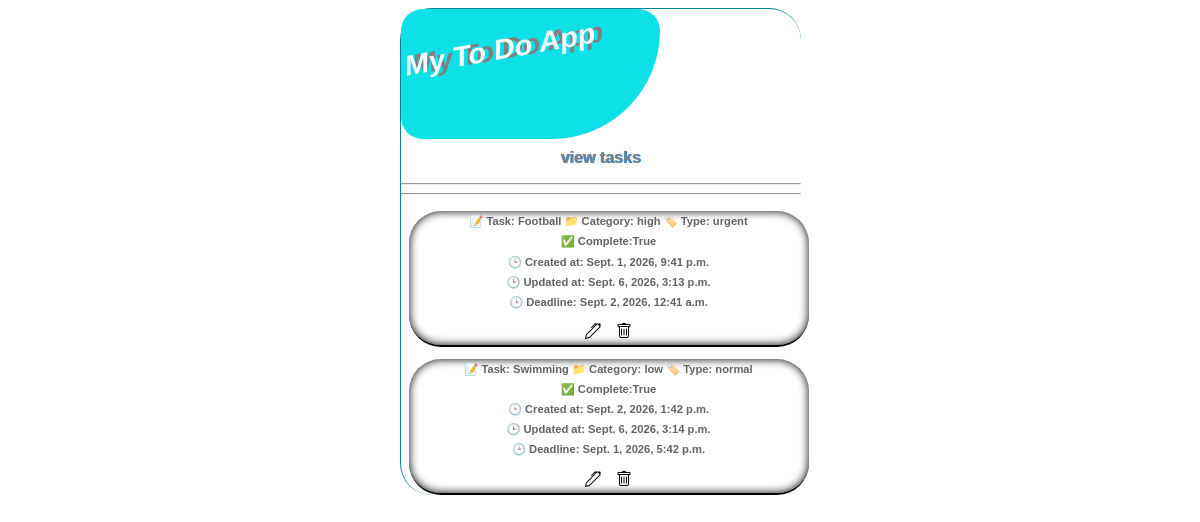
Page /create-task/ on the earlier database version.
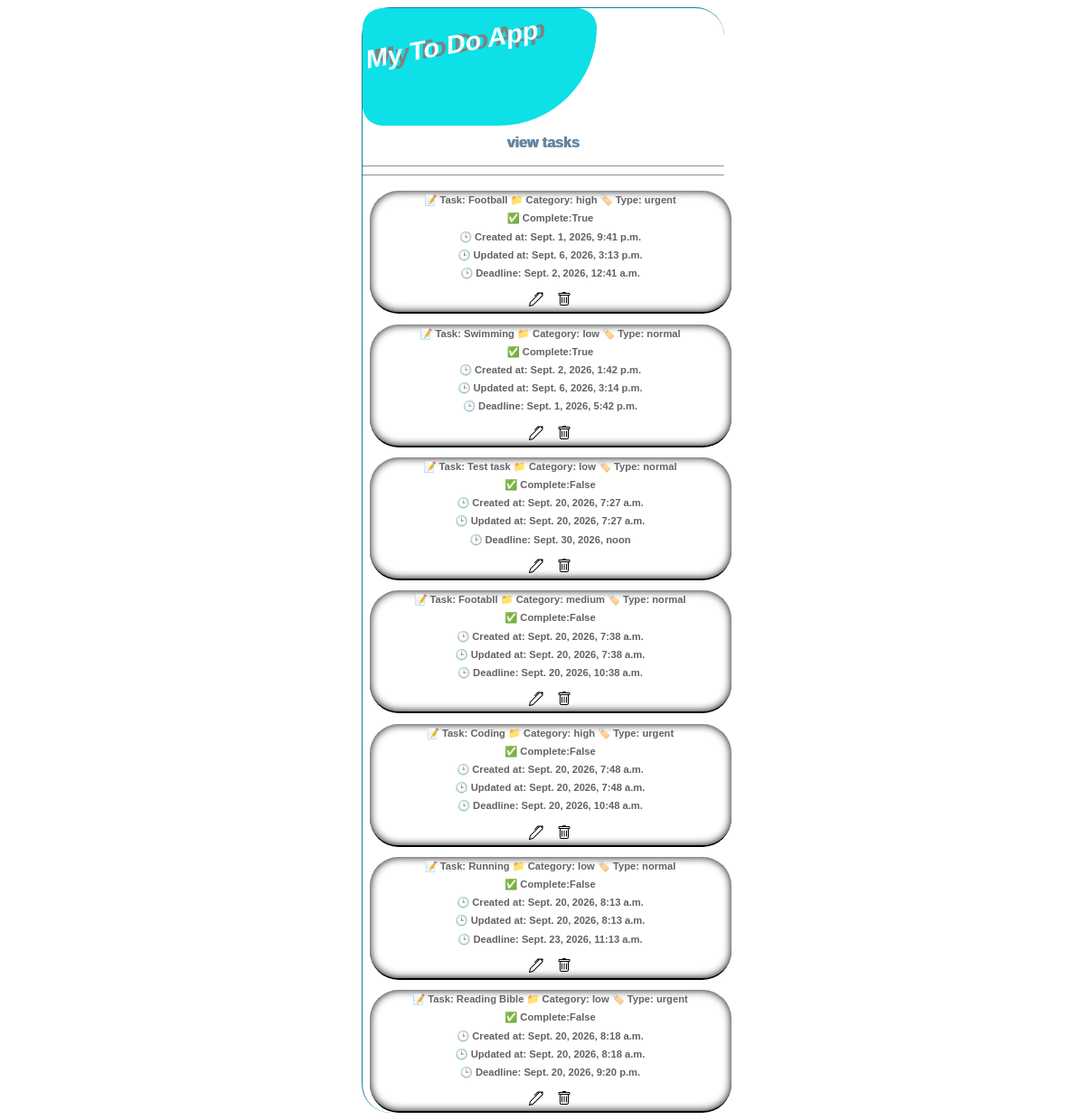
Same page on the later database version.
### Task/models.py (models this page shows, shortened)
class Task(models.Model):
    categories = {
    "low": "Low",
    "medium": "Medium",
    "high": "High",
}
    types={
            "normal":"Normal",
            "urgent":"Urgent"
    }
    ID=models.BigAutoField(primary_key=True)
    title=models.CharField('Title',max_length=200,unique=True)
    category=models.CharField(max_length=10,choices=categories)
    type=models.CharField(max_length=10,choices=types)
    is_complete=models.BooleanField(default=False)
    Created_At=models.DateTimeField('Is_created_at',auto_now_add=True)
    Updated_At=models.DateTimeField('Updated_At',auto_now=True)
    deadline=models.DateTimeField('Scheduled_at',null=True,blank=True)

### Task/views.py (the view)
# urls.py: path("create-task/",view_tasks,name="view_tasks"),
def view_tasks(request):
    tasks=Task.objects.all()
    return render(request,"display-tasks.html",{"tasks":tasks})

### Task/Templates/display-tasks.html (shortened to what this page needs)
{% extends "root.html" %}
{% load static %}
{% block extra_head %}
<link rel="stylesheet" href="{% static 'home/index.css' %}">
{% endblock %}
{% block content %}
<h1 id="view_tasks">view tasks</h1>
<hr>
<hr>
<div class="container_tasks">
    {% if not tasks %}
       <p style="margin-top:2.3em;">NO AVALAIBLE TASKS!</p>
    {% else %}
        {% for task in tasks %}
        <div class="tasks">
            <p>📝 Task: {{ task.title }}
            📁 Category: {{ task.category }}
            🏷️ Type: {{ task.type }}<br>
            ✅ Complete:{{ task.is_complete }}<br>
            🕒 Created at: {{ task.Created_At }}<br>
            🕒 Updated at: {{ task.Updated_At }}<br>
            🕒 Deadline: {{ task.deadline }}</p>
            <a class="update-task"><img src="{% static 'home/pen.svg' %}" alt="Update Task">
            </a>
            <a class="delete-task"><img src="{% static 'home/trash.svg' %}" alt="Delete Task"></a>
        </div>
        {% endfor %}
    {% endif %}
</div>
{% endblock %}

### Task/Templates/root.html (shortened to what this page needs)
{% load static %}
<!DOCTYPE html>
<html lang="en">
<head>
    {% block extra_head %}{% endblock %}
</head>
<body>
    <div class="container">
        <div class="top-bar">
          <p>My To Do App</p>
        </div>
    {% block content %}
    {% endblock  %}
    </div>
</body>
</html>

### Task/static/home/index.css (style rules this page uses)
body { display: flex; justify-content: center; align-items: center; }
.container { display: block; background-color: white; width: 400px; border: 0.1px rgb(2, 58, 65) outset; border-radius: 4vh; border-right: none; border-bottom: none; }
.top-bar { width: 250px; background-color: rgb(13, 224, 231); height: 15dvh; padding: 0.3em; border-radius: 4vh; border-bottom-right-radius: 20vh; }
.top-bar p { font-size: 1.8em; font-weight: bolder; font-family: Verdana, Geneva, Tahoma, sans-serif; margin-top:0.5em; color: azure; transform: skewY(-10deg); text-shadow: 8px 0px gray; }
a { padding: 1.1em; border:2px rgb(141, 134, 134) ridge; height: 0.9em; text-align: center; font-family: 'Lucida Sans', 'Lucida Sans Regular', 'Lucida Grande', 'Lucida Sans Unicode', Geneva, Verdana, sans-serif; font-weight: bolder; border-radius: 4px; box-shadow: 9px 9px rgb(95, 105, 114); }
#view_tasks,#add-task { text-align: center; color: gray; text-shadow:1px 0px dodgerblue; font-weight: bolder; font-size: 1em; margin-bottom: 1em; font-family: Verdana, Geneva, Tahoma, sans-serif; }
.container_tasks { margin: 0 0.5em; width: 100%; min-height: 100px; border:none; color: rgb(0, 77, 155); font-family: Verdana, Geneva, Tahoma, sans-serif; text-align: center; font-weight: bolder; margin-top:1em; }
.tasks { width:auto; height:auto; border-radius:4vh; line-height:1.8; text-align:center; margin-top: 0.24em; font-size:0.7em; color:rgb(100, 98, 98); border-bottom: 2px rgb(0, 0, 0) solid; box-shadow: 0px 0px 10px rgb(0, 0, 0) inset; }
.update-task,.delete-task { box-shadow: none; text-decoration: none; cursor:pointer; padding: 0.5em; border:none; margin-bottom:0.9em; }

Differences in the rows shown:
added Task: title "Test task", category "low", type "normal", is_complete "False", Created_At "Sept. 20, 2026, 7:27 a.m.", Updated_At "Sept. 20, 2026, 7:27 a.m.", deadline "Sept. 30, 2026, noon"
added Task: title "Footabll", category "medium", type "normal", is_complete "False", Created_At "Sept. 20, 2026, 7:38 a.m.", Updated_At "Sept. 20, 2026, 7:38 a.m.", deadline "Sept. 20, 2026, 10:38 a.m."
added Task: title "Coding", category "high", type "urgent", is_complete "False", Created_At "Sept. 20, 2026, 7:48 a.m.", Updated_At "Sept. 20, 2026, 7:48 a.m.", deadline "Sept. 20, 2026, 10:48 a.m."
added Task: title "Running", category "low", type "normal", is_complete "False", Created_At "Sept. 20, 2026, 8:13 a.m.", Updated_At "Sept. 20, 2026, 8:13 a.m.", deadline "Sept. 23, 2026, 11:13 a.m."
added Task: title "Reading Bible", category "low", type "urgent", is_complete "False", Created_At "Sept. 20, 2026, 8:18 a.m.", Updated_At "Sept. 20, 2026, 8:18 a.m.", deadline "Sept. 20, 2026, 9:20 p.m."
